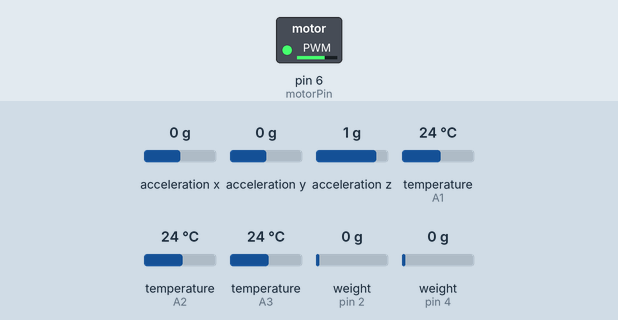
This sketch was run on a simulated Arduino Uno, built with avr-gcc and run on an emulated ATmega328P. Shown: switched loads named in the sketch (green lamp = pin HIGH). Wiring (inferred from the names in the program): ADXL345 accelerometer at I2C address 0x53. Dashed ring = blinking. Inputs (shaded band) come from the test bench; at power-on: acceleration x 0 g, acceleration y 0 g, acceleration z 1 g, temperature (sensors on A1, A2, A3) 24 °C, weight on the scale (sensors on pin 2, pin 4) 0 g. What the sketch prints to the serial monitor is not drawn.

Above: at 0.1 s.
Timing chart, 0 to 3.1 s (numbered marks = the images above):
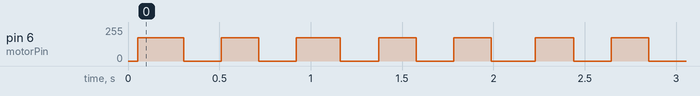

The sketch:

Digital_Twin_All_Sensors.ino
```cpp
#include <Wire.h>
#include <OneWire.h>
#include <DallasTemperature.h>
#include "HX711.h"

// ======================================================
// ADXL345 ACCELEROMETER SETUP
// ======================================================
#define ADXL345_ADDR 0x53
float scaleFactor = 256.0;

// ======================================================
// TEMPERATURE SENSOR SETUP
// ======================================================
#define TEMP1_PIN A1
#define TEMP2_PIN A2
#define TEMP3_PIN A3

OneWire oneWire1(TEMP1_PIN);
OneWire oneWire2(TEMP2_PIN);
OneWire oneWire3(TEMP3_PIN);

DallasTemperature tempSensor1(&oneWire1);
DallasTemperature tempSensor2(&oneWire2);
DallasTemperature tempSensor3(&oneWire3);

// ======================================================
// LOAD CELL SETUP
// ======================================================
// Load Cell 1
#define LOAD1_DOUT 2
#define LOAD1_CLK  1

// Load Cell 2
#define LOAD2_DOUT 4
#define LOAD2_CLK  3

HX711 scale1;
HX711 scale2;

long load1Raw = 0;
long load2Raw = 0;

// ======================================================
// VIBRATION MOTOR SETUP
// ======================================================
const int motorPin = 6;

// -------- USER PARAMETERS --------
int frequency = 10;    // Motor pulse frequency in Hz
int strength = 175;   // PWM strength: 0-255
// ---------------------------------

unsigned long previousMotorTime = 0;
bool motorState = false;

// ======================================================
// SENSOR TIMING
// ======================================================
unsigned long previousAccelTime = 0;
unsigned long previousLoadTime = 0;
unsigned long previousTempRequestTime = 0;
unsigned long tempRequestStartTime = 0;

const unsigned long accelInterval = 10;   // 100 Hz
const unsigned long loadInterval = 100;   // 10 Hz
const unsigned long tempInterval = 1000;  // request a new temperature every 1 s
const unsigned long tempConversionTime = 750; // DS18B20 12-bit conversion time

float temp1C = 0.0;
float temp2C = 0.0;
float temp3C = 0.0;
bool tempConversionInProgress = false;

// ======================================================
// SETUP
// ======================================================
void setup() {

  // 115200 is needed for reliable 100 Hz CSV output
  Serial.begin(115200);

  // ------------------------------
  // Vibration motor
  // ------------------------------
  pinMode(motorPin, OUTPUT);
  analogWrite(motorPin, 0);

  // ------------------------------
  // Temperature sensor
  // ------------------------------
  tempSensor1.begin();
  tempSensor2.begin();
  tempSensor3.begin();

  // Do not block the main loop while the DS18B20 sensors convert temperature
  tempSensor1.setWaitForConversion(false);
  tempSensor2.setWaitForConversion(false);
  tempSensor3.setWaitForConversion(false);

  // Start the first conversion on all three sensors immediately
  tempSensor1.requestTemperatures();
  tempSensor2.requestTemperatures();
  tempSensor3.requestTemperatures();
  tempRequestStartTime = millis();
  previousTempRequestTime = millis();
  tempConversionInProgress = true;

  // ------------------------------
  // Load cells
  // ------------------------------
  scale1.begin(LOAD1_DOUT, LOAD1_CLK);
  scale2.begin(LOAD2_DOUT, LOAD2_CLK);

  // ------------------------------
  // ADXL345
  // ------------------------------
  Wire.begin();

  // Measurement mode
  Wire.beginTransmission(ADXL345_ADDR);
  Wire.write(0x2D);
  Wire.write(0x08);
  Wire.endTransmission();

  // Full resolution, +/- 2g
  Wire.beginTransmission(ADXL345_ADDR);
  Wire.write(0x31);
  Wire.write(0x08);
  Wire.endTransmission();

  // Data rate = 100 Hz
  Wire.beginTransmission(ADXL345_ADDR);
  Wire.write(0x2C);
  Wire.write(0x0A);
  Wire.endTransmission();

  // CSV header
  Serial.println("Time_ms,X_g,Y_g,Z_g,Temp_A1_C,Temp_A2_C,Temp_A3_C,LoadCell1_Raw,LoadCell2_Raw,Motor");
}

// ======================================================
// MAIN LOOP
// ======================================================
void loop() {

  runMotor();
  readTemperature();
  readLoadCells();
  readAccelerometerAndPrint();
}

// ======================================================
// MOTOR FUNCTION
// ======================================================
void runMotor() {

  // Avoid division by zero if frequency is accidentally set to 0
  if (frequency <= 0) {
    motorState = false;
    analogWrite(motorPin, 0);
    return;
  }

  unsigned long period = 1000UL / frequency;
  unsigned long halfPeriod = period / 2;

  if (halfPeriod < 1) {
    halfPeriod = 1;
  }

  if (millis() - previousMotorTime >= halfPeriod) {

    previousMotorTime = millis();
    motorState = !motorState;

    if (motorState == true) {
      analogWrite(motorPin, strength);
    }
    else {
      analogWrite(motorPin, 0);
    }
  }
}

// ======================================================
// NON-BLOCKING TEMPERATURE FUNCTION
// ======================================================
void readTemperature() {

  unsigned long currentTime = millis();

  // If a conversion is running and enough time has passed, read it
  if (tempConversionInProgress == true) {

    if (currentTime - tempRequestStartTime >= tempConversionTime) {
      temp1C = tempSensor1.getTempCByIndex(0);
      temp2C = tempSensor2.getTempCByIndex(0);
      temp3C = tempSensor3.getTempCByIndex(0);
      tempConversionInProgress = false;
    }
  }

  // Start another conversion once per second
  if (tempConversionInProgress == false &&
      currentTime - previousTempRequestTime >= tempInterval) {

    tempSensor1.requestTemperatures();
    tempSensor2.requestTemperatures();
    tempSensor3.requestTemperatures();
    tempRequestStartTime = currentTime;
    previousTempRequestTime = currentTime;
    tempConversionInProgress = true;
  }
}

// ======================================================
// LOAD CELL FUNCTION
// ======================================================
void readLoadCells() {

  if (millis() - previousLoadTime >= loadInterval) {

    previousLoadTime = millis();

    // Read Load Cell 1 only when new HX711 data is available
    if (scale1.is_ready()) {
      load1Raw = scale1.read();
    }

    // Read Load Cell 2 only when new HX711 data is available
    if (scale2.is_ready()) {
      load2Raw = scale2.read();
    }
  }
}

// ======================================================
// ACCELEROMETER + CSV OUTPUT FUNCTION
// ======================================================
void readAccelerometerAndPrint() {

  if (millis() - previousAccelTime >= accelInterval) {

    previousAccelTime = millis();

    int16_t xRaw;
    int16_t yRaw;
    int16_t zRaw;

    // Start reading at X-axis data register
    Wire.beginTransmission(ADXL345_ADDR);
    Wire.write(0x32);
    Wire.endTransmission(false);

    // Request X, Y, Z = 6 bytes
    Wire.requestFrom(ADXL345_ADDR, 6, true);

    if (Wire.available() >= 6) {

      xRaw = Wire.read() | (Wire.read() << 8);
      yRaw = Wire.read() | (Wire.read() << 8);
      zRaw = Wire.read() | (Wire.read() << 8);

      float xg = xRaw / scaleFactor;
      float yg = yRaw / scaleFactor;
      float zg = zRaw / scaleFactor;

      // One synchronized CSV row every ~10 ms.
      // Temperature and load-cell columns contain the latest available values.
      Serial.print(millis());
      Serial.print(",");

      Serial.print(xg, 4);
      Serial.print(",");

      Serial.print(yg, 4);
      Serial.print(",");

      Serial.print(zg, 4);
      Serial.print(",");

      Serial.print(temp1C, 2);
      Serial.print(",");

      Serial.print(temp2C, 2);
      Serial.print(",");

      Serial.print(temp3C, 2);
      Serial.print(",");

      Serial.print(load1Raw);
      Serial.print(",");

      Serial.print(load2Raw);
      Serial.print(",");

      if (motorState == true) {
        Serial.println("ON");
      }
      else {
        Serial.println("OFF");
      }
    }
  }
}
```

Measured:
- by itself, pin 6 (motorPin): alternates 175/255 for 0.21 s and 0/255 for 0.21 s
